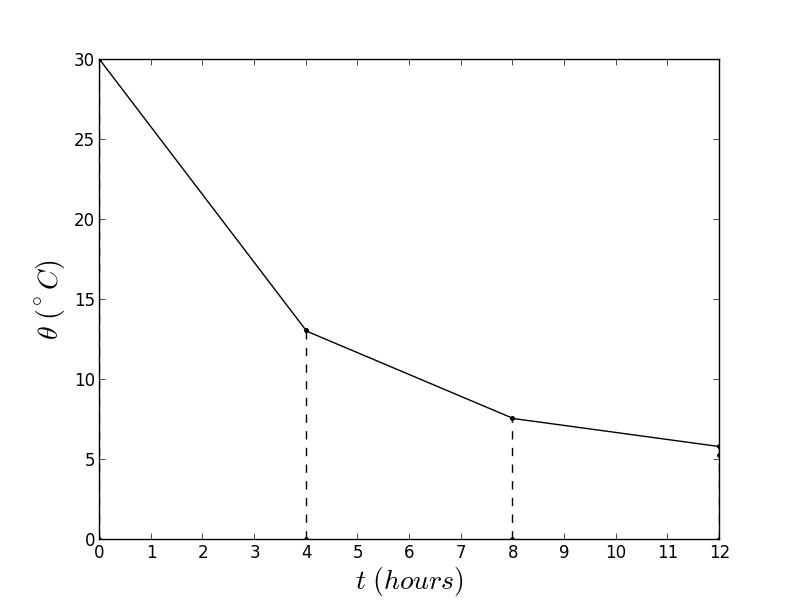

Recreate this plot in Python.
from pylab import *


figname='euler_heat4.png'

##set ranges to plot
xmin=0; xmax=12.0*60*60; dx=60*60*2.0 #every 2 hours
ymin=0; ymax=30.0

t=arange(1.0*xmin,1.0*xmax+dx,dx/100)

##text to display
#eqntex=r'$\mathrm{d} \theta/\mathrm{d} t = - k(\theta-5)$, $k=4.7\times 10^{-5}$'
eqntex=r'$\mathrm{d} \theta/\mathrm{d} t = - k(\theta-5)$, $k=4.7\times 10^{-5}$'
xvarname=r'$t\ (hours)$'
yvarname=r'$\theta\ (^\circ C)$'

U=1.0 #average W/m^2/dK
Cp=1000.0 #J/(kg*K) #assume all same at 1. J/g/K
rho_air=1.#25 #kg/m^3
rho_walls=1000.0 #kg/m^3

A=(5*5)*4.0 #m^2 area of walls and roof
V=5*5*5.0-1 #m^3 volume of internal space

m_air=rho_air*V #mass of air (kg)
tma=Cp*m_air #thermall mass of air (J/K)

V_struct=A*0.02 #assume light walls
m_struct=1000.0*V_struct#+4000.
tms=Cp*m_struct #thermal mass of structure (kJ/K)

C=U*A #J/(s*dK) total conductivity 
k=C/(tma+tms) #1/s

print m_air,m_struct,tma,tms,C,k

##plot exact solution
#u=25.*exp(-k*t)+5
#plot(t,u,'r-')
#title(eqntex)

##change axes to hours
ticks = np.arange(xmin, xmax+1, 60*60)
labels = range(ticks.size)
xticks(ticks, labels)
axis([xmin, xmax, ymin, ymax])

##use euler on differential equation
dt=60*60*4
t0=0
vi=30.
tvals=[t0]
vvals=[vi]
for ti in arange(t0,12*60*60+dt,dt):
  plot([ti,ti],[0,vi],'k.--')
  tvals.append(ti)
  vvals.append(vi)
  dv=-k*(vi-5.)*dt
  print ti/3600, '&', ti ,'& %.1f'%vi , '& %.1f'%dv, r'\\'
  vi=vi+dv
tvals.append(ti)
vvals.append(vi)  
  
plot(tvals,vvals,'k.-')
  
##plotting stuff
xlabel(xvarname,size=20)
ylabel(yvarname,size=20)

savefig(figname)
